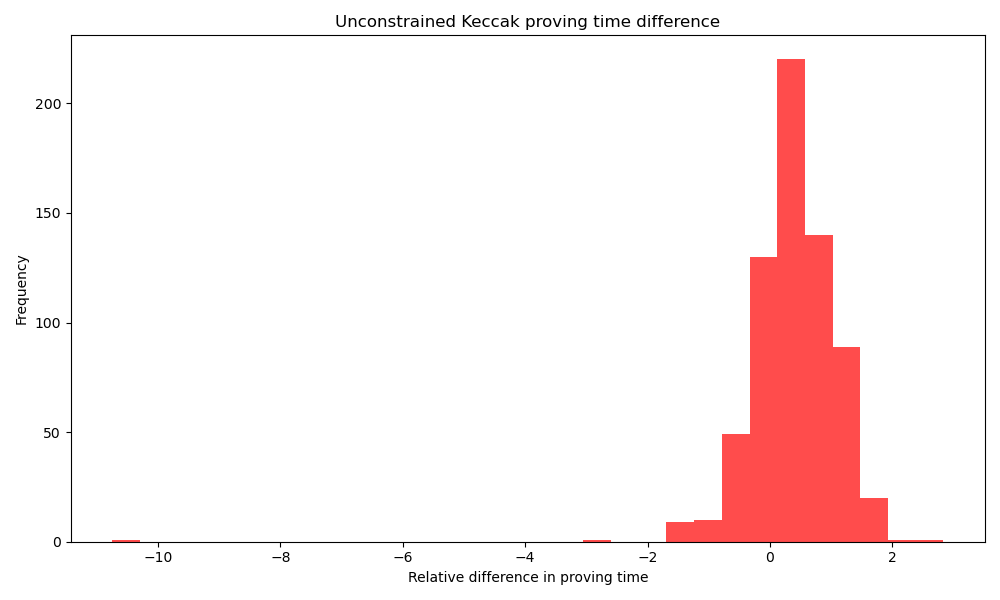

Write the Python code that produced this figure.
import pandas as pd
import numpy as np

import matplotlib.pyplot as plt

# Load the CSV data
file_path = '09-unconstrained-keccak.csv'
data = pd.read_csv(file_path)

# Compute statistics
median = data.median()
mean = data.mean()
percentiles = data.quantile([0.05, 0.1, 0.25, 0.5, 0.75, 0.9, 0.95])

# Print statistics
print("Median:\n", median)
print("Mean:\n", mean)
print("Percentiles:\n", percentiles)

# Plot the data
plt.figure(figsize=(10, 6))

# Plot gas proven per ms
plt.hist(data['percentage_difference'], bins=30, color='red', alpha=0.7)
plt.title('Unconstrained Keccak proving time difference')
plt.xlabel('Relative difference in proving time')
plt.ylabel('Frequency')

# Show the plots
plt.tight_layout()
plt.savefig('09-percentiles.png')
print("saved")
